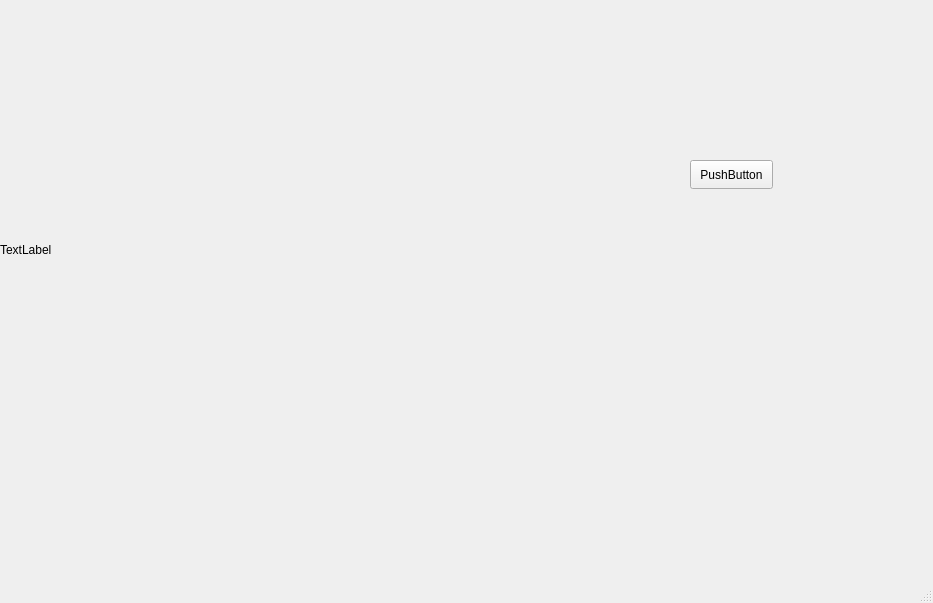
<?xml version="1.0" encoding="UTF-8"?>
<ui version="4.0">
 <class>MainWindow</class>
 <widget class="QMainWindow" name="MainWindow">
  <property name="geometry">
   <rect>
    <x>0</x>
    <y>0</y>
    <width>933</width>
    <height>603</height>
   </rect>
  </property>
  <property name="windowTitle">
   <string>MainWindow</string>
  </property>
  <widget class="QWidget" name="centralwidget">
   <widget class="QLabel" name="label">
    <property name="geometry">
     <rect>
      <x>0</x>
      <y>0</y>
      <width>500</width>
      <height>500</height>
     </rect>
    </property>
    <property name="text">
     <string>TextLabel</string>
    </property>
   </widget>
   <widget class="QPushButton" name="pushButton_3">
    <property name="geometry">
     <rect>
      <x>690</x>
      <y>160</y>
      <width>83</width>
      <height>29</height>
     </rect>
    </property>
    <property name="text">
     <string>PushButton</string>
    </property>
   </widget>
  </widget>
  <widget class="QMenuBar" name="menubar">
   <property name="geometry">
    <rect>
     <x>0</x>
     <y>0</y>
     <width>933</width>
     <height>25</height>
    </rect>
   </property>
  </widget>
  <widget class="QStatusBar" name="statusbar"/>
 </widget>
 <resources/>
 <connections/>
</ui>
